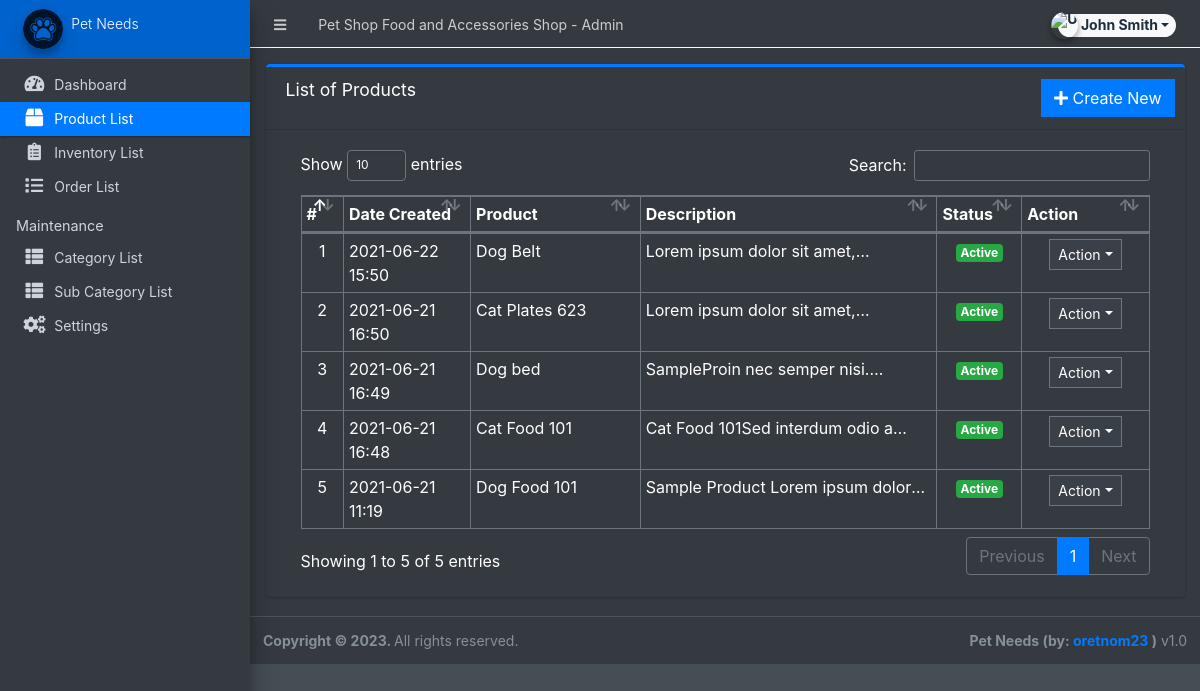
/admin/?page=product (signed in), run on the app's committed database.
### tables this page shows
CREATE TABLE `products` (
  `id` int(30) NOT NULL,
  `category_id` int(30) NOT NULL,
  `sub_category_id` int(30) NOT NULL,
  `product_name` varchar(250) NOT NULL,
  `description` text NOT NULL,
  `status` tinyint(1) NOT NULL DEFAULT 1,
  `date_created` datetime NOT NULL DEFAULT current_timestamp()
);

### admin/product/index.php (the view, shortened to what this page needs)
<div class="card card-outline card-primary">
	<div class="card-header">
		<h3 class="card-title">List of Products</h3>
		<div class="card-tools">
			<a href="?page=product/manage_product" class="btn btn-flat btn-primary"><span class="fas fa-plus"></span>  Create New</a>
		</div>
	</div>
	<div class="card-body">
		<div class="container-fluid">
        <div class="container-fluid">
			<table class="table table-bordered table-stripped">
				<colgroup>
					<col width="5%">
					<col width="15%">
					<col width="20%">
					<col width="35%">
					<col width="10%">
					<col width="15%">
				</colgroup>
				<thead>
					<tr>
						<th>#</th>
						<th>Date Created</th>
						<th>Product</th>
						<th>Description</th>
						<th>Status</th>
						<th>Action</th>
					</tr>
				</thead>
				<tbody>
					<?php
					$i = 1;
						$qry = $conn->query("SELECT * from `products` order by unix_timestamp(date_created) desc ");
						while($row = $qry->fetch_assoc()):
                            $row['description'] = strip_tags(stripslashes(html_entity_decode($row['description'])));
					?>
						<tr>
							<td class="text-center"><?php echo $i++; ?></td>
							<td><?php echo date("Y-m-d H:i",strtotime($row['date_created'])) ?></td>
							<td><?php echo $row['product_name'] ?></td>
							<td ><p class="truncate-1 m-0"><?php echo $row['description'] ?></p></td>
							<td class="text-center">
                                <?php if($row['status'] == 1): ?>
                                    <span class="badge badge-success">Active</span>
                                <?php else: ?>
                                    <span class="badge badge-danger">Inactive</span>
                                <?php endif; ?>
                            </td>
							<td align="center">
								 <button type="button" class="btn btn-flat btn-default btn-sm dropdown-toggle dropdown-icon" data-toggle="dropdown">
				                  		Action
				                  </button>
							</td>
						</tr>
					<?php endwhile; ?>
				</tbody>
			</table>
		</div>
		</div>
	</div>
</div>

### data on the page
products: date_created "2021-06-22 15:50", product_name "Dog Belt", description "Lorem ipsum dolor sit…", status "Active"
products: date_created "2021-06-21 16:50", product_name "Cat Plates 623", description "Lorem ipsum dolor sit…", status "Active"
products: date_created "2021-06-21 16:49", product_name "Dog bed", description "SampleProin nec semper…", status "Active"
products: date_created "2021-06-21 16:48", product_name "Cat Food 101", description "Cat Food 101Sed interdum odio…", status "Active"
products: date_created "2021-06-21 11:19", product_name "Dog Food 101", description "Sample Product Lorem ipsum…", status "Active"

### other printed values
$_settings->info('name') "Pet Shop Food and Accessories Shop"
$_settings->userdata('firstname').' '.$_settings->userdata('lastname') "John Smith"
$_settings->info('short_name') "Pet Needs"
